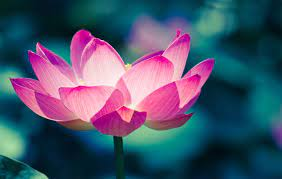
#> input picture 1.jpg, 282 x 179 px
$ python similarity_SSD_PearsonCorr_MutualInfo.py
#> lines starting #> are read from the running program, lines starting #| are printed output that depends on the picture; long printed decimals are rounded
# -*- coding: utf-8 -*-
"""
Created on Fri Jun 11 06:08:21 2021

@author: mahsa
"""
import pandas as pd
import numpy as np
from PIL import Image

img = Image.open('1.jpg')
#> img is the input picture: PIL image 282x179 RGB; mean R, G, B 71.7, 83.4, 106.3

img2 = Image.open('2.jpg')
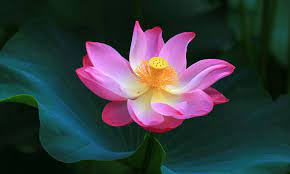
#> input picture 2.jpg, 290 x 174 px
#> img2 is the input picture: PIL image 290x174 RGB; mean R, G, B 54.5, 60.5, 63.8

# images of size n x p
n=220 #width
p=180 #height
Nimg = img.resize((n,p))   # image resizing 220*180
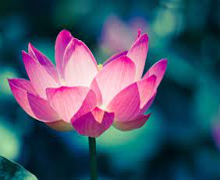
#> Nimg: PIL image 220x180 RGB; mean R, G, B 71.7, 83.4, 106.3

Nimg2 = img2.resize((n,p)) # image resizing
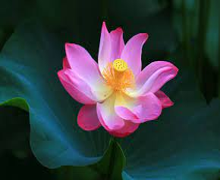
#> Nimg2: PIL image 220x180 RGB; mean R, G, B 54.5, 60.5, 63.8
Nimg.save('11.jpg')
Nimg2.save('22.jpg')


import cv2
image = cv2.imread('11.jpg')  # image reading first image
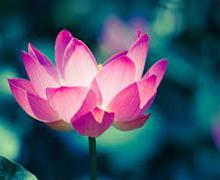
#> image: shape (180, 220, 3); mean B, G, R 106.2, 83.4, 71.8
image2 = cv2.imread('22.jpg') # image reading second image
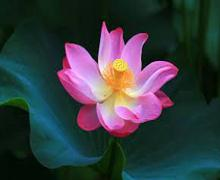
#> image2: shape (180, 220, 3); mean B, G, R 63.8, 60.6, 54.4

gray_image  = cv2.cvtColor(image,  cv2.COLOR_BGR2GRAY) # Converting to gray first image
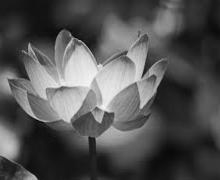
#> gray_image: shape (180, 220); min 3, max 250, mean 82.6
gray_image2 = cv2.cvtColor(image2, cv2.COLOR_BGR2GRAY) # Converting to gray second image
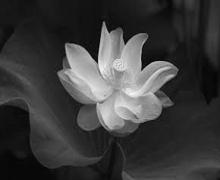
#> gray_image2: shape (180, 220); min 1, max 245, mean 59.1

histogram1 = cv2.calcHist([gray_image], [0],
                              None, [256], [0, 256])
#> histogram1 = 256 values, max 711 at index 23, min 0 at index 0, mean 154.7

histogram2 = cv2.calcHist([gray_image2], [0],
                              None, [256], [0, 256])
#> histogram2 = 256 values, max 1054 at index 21, min 0 at index 0, mean 154.7
data1=np.array(histogram1)
#> data1 has the same summary as histogram1
data2=np.array(histogram2)
#> data2 has the same summary as histogram2
data=np.concatenate((data1, data2), axis=1)
#> data = 256 pairs, first value 0 to 711, second value 0 to 1054

def sum_square_difference(x,y):
    ssd=sum((x - y)**2)
#> ssd = [3812400]
    return ssd


print("sum_square_difference %d" %(sum_square_difference(data1, data2)))
#| sum_square_difference 3812400


print("Pearson’s Correlation")
print("Pearson's correlation coefficient = covariance(X, Y) / (stdv(X) * stdv(Y))")
def pearsonr(x, y):
  # Assume len(x) == len(y)
  n = len(x)
#> n = 256
  sum_x = float(sum(x))
#> sum_x = 39600
  sum_y = float(sum(y))
#> sum_y = 39600
  sum_x_sq = sum(xi*xi for xi in x)
#> sum_x_sq = [11213682]
  # sum_x_sq = np.prod(x)
  sum_y_sq = sum(yi*yi for yi in y)
#> sum_y_sq = [18838444]
  # sum_y_sq = np.prod(y)
  psum = sum(xi*yi for xi, yi in zip(x, y))
#> psum = [13119913]
  # psum=np.prod([x,y], axis=1)
  num = psum - (sum_x * sum_y/n)
#> num = [6994288]
  den = pow((sum_x_sq - pow(sum_x, 2) / n) * (sum_y_sq - pow(sum_y, 2) / n), 0.5)
#> den = [8042608.5]
  if den == 0: return 0
  return num / den
print("Pearson’s Correlation:")
print(pearsonr(data1, data2))
#| [0.8697]
import sys
def shannon_entropy(A, mode="auto", verbose=False):

    A = np.asarray(A)

    # Determine distribution type
    if mode == "auto":
        condition = np.all(A.astype(float) == A.astype(int))
        if condition:
            mode = "discrete"
        else:
            mode = "continuous"
    if verbose:
        print(mode, file=sys.stderr)
    # Compute shannon entropy
    pA = A / A.sum()
    # Remove zeros
    pA = pA[np.nonzero(pA)[0]]
    if mode == "continuous":
        return -np.sum(pA*np.log2(A))
    if mode == "discrete":
        return -np.sum(pA*np.log2(pA))

def mutual_information(x,y, mode="auto", normalized=False):
    """
    I(X, Y) = H(X) + H(Y) - H(X,Y)
    """
#> called with x = array of shape (256, 1), y = array of shape (256, 1), mode = 'auto', normalized = False
    x = np.asarray(x)
#> x has the same summary as histogram1 outside mutual_information
    y = np.asarray(y)
#> y has the same summary as histogram2 outside mutual_information
    # Determine distribution type
    if mode == "auto":
        condition_1 = np.all(x.astype(float) == x.astype(int))
#> condition_1 = True
        condition_2 = np.all(y.astype(float) == y.astype(int))
#> condition_2 = True
        if all([condition_1, condition_2]):
            mode = "discrete"
        else:
            mode = "continuous"

    H_x = shannon_entropy(x, mode=mode)
#> in shannon_entropy, `A = np.asarray(A)`: A has the same summary as histogram1 outside shannon_entropy
#> in shannon_entropy, `pA = A / A.sum()`: pA = 256 values, max 0.018 at index 23, min 0 at index 0, mean 0.00391
#> in shannon_entropy, `pA = pA[np.nonzero(pA)[0]]`: pA = 245 values, max 0.018 at index 18, min 2.53e-05 at index 0, mean 0.00408
#> H_x = 7.46
    H_y = shannon_entropy(y, mode=mode)
#> H_y = 6.91
    H_xy = shannon_entropy(np.concatenate([x,y]), mode=mode)
#> H_xy = 8.18

    # Mutual Information
    I_xy = H_x + H_y - H_xy
#> I_xy = 6.18
    if normalized:
        return I_xy/np.sqrt(H_x*H_y)
    else:
        return  I_xy

mutual_information_result = mutual_information(data1, data2)
#> mutual_information_result = 6.18
print("mutual_information %d" %(mutual_information_result))
#| mutual_information 6
